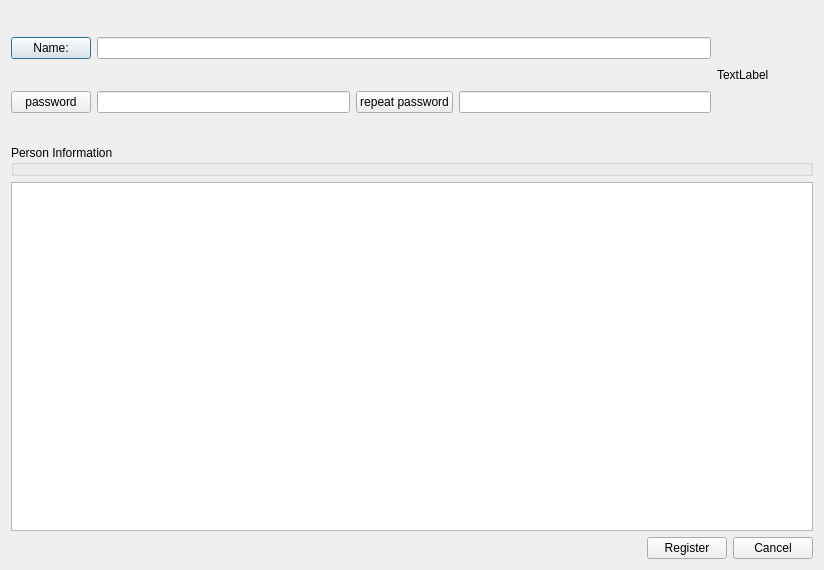
<?xml version="1.0" encoding="UTF-8"?>
<ui version="4.0">
 <class>UserRegister</class>
 <widget class="QDialog" name="UserRegister">
  <property name="geometry">
   <rect>
    <x>0</x>
    <y>0</y>
    <width>824</width>
    <height>570</height>
   </rect>
  </property>
  <property name="windowTitle">
   <string>UserRegister</string>
  </property>
  <layout class="QVBoxLayout" name="verticalLayout_6">
   <item>
    <layout class="QVBoxLayout" name="verticalLayout_3">
     <item>
      <layout class="QVBoxLayout" name="verticalLayout_2">
       <item>
        <layout class="QVBoxLayout" name="verticalLayout">
         <item>
          <layout class="QHBoxLayout" name="horizontalLayout_3">
           <item>
            <layout class="QVBoxLayout" name="verticalLayout_4">
             <item>
              <layout class="QHBoxLayout" name="horizontalLayout_4">
               <item>
                <widget class="QPushButton" name="pushButton_6">
                 <property name="text">
                  <string>Name:</string>
                 </property>
                </widget>
               </item>
               <item>
                <widget class="QLineEdit" name="lineEdit_4"/>
               </item>
              </layout>
             </item>
             <item>
              <layout class="QHBoxLayout" name="horizontalLayout_5">
               <item>
                <widget class="QPushButton" name="pushButton_8">
                 <property name="text">
                  <string>password</string>
                 </property>
                </widget>
               </item>
               <item>
                <widget class="QLineEdit" name="lineEdit_5"/>
               </item>
               <item>
                <widget class="QPushButton" name="pushButton_7">
                 <property name="text">
                  <string>repeat password</string>
                 </property>
                </widget>
               </item>
               <item>
                <widget class="QLineEdit" name="lineEdit_6"/>
               </item>
              </layout>
             </item>
            </layout>
           </item>
           <item>
            <widget class="Image" name="m_lbImage">
             <property name="minimumSize">
              <size>
               <width>96</width>
               <height>128</height>
              </size>
             </property>
             <property name="text">
              <string>TextLabel</string>
             </property>
            </widget>
           </item>
          </layout>
         </item>
        </layout>
       </item>
      </layout>
     </item>
     <item>
      <layout class="QVBoxLayout" name="verticalLayout_5">
       <item>
        <widget class="QGroupBox" name="groupBox">
         <property name="title">
          <string>Person Information</string>
         </property>
        </widget>
       </item>
       <item>
        <widget class="QTextEdit" name="textEdit"/>
       </item>
      </layout>
     </item>
     <item>
      <layout class="QHBoxLayout" name="horizontalLayout_2">
       <item>
        <spacer name="horizontalSpacer">
         <property name="orientation">
          <enum>Qt::Horizontal</enum>
         </property>
         <property name="sizeHint" stdset="0">
          <size>
           <width>40</width>
           <height>20</height>
          </size>
         </property>
        </spacer>
       </item>
       <item>
        <widget class="QPushButton" name="pushButton_2">
         <property name="text">
          <string>Register</string>
         </property>
        </widget>
       </item>
       <item>
        <widget class="QPushButton" name="pushButton">
         <property name="text">
          <string>Cancel</string>
         </property>
        </widget>
       </item>
      </layout>
     </item>
    </layout>
   </item>
  </layout>
  <zorder></zorder>
 </widget>
 <layoutdefault spacing="6" margin="11"/>
 <customwidgets>
  <customwidget>
   <class>Image</class>
   <extends>QLabel</extends>
   <header location="global">image.h</header>
  </customwidget>
 </customwidgets>
 <resources/>
 <connections/>
</ui>
